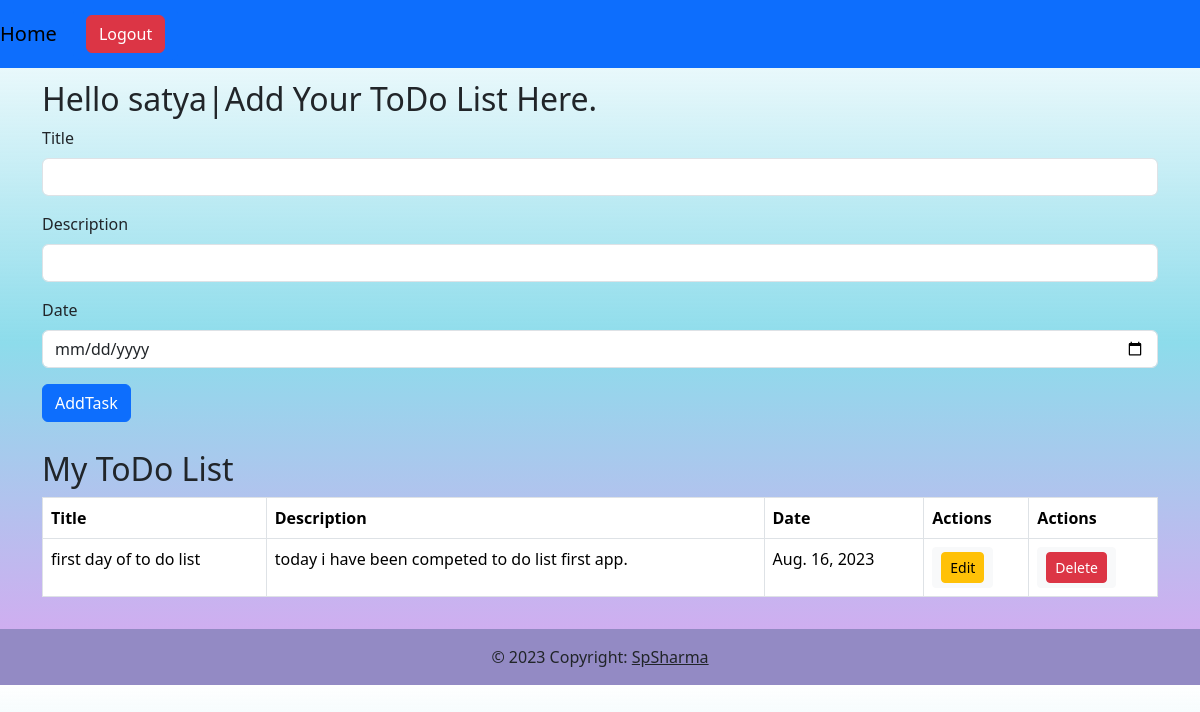
Screenshot of / (signed in) with the database file from the repository.
### myapp/models.py (models this page shows, shortened)
class Tasklist(models.Model):
    user = models.ForeignKey(User,on_delete=models.CASCADE)
    title = models.CharField(max_length=40)
    description = models.TextField()
    date = models.DateField()

### myapp/views.py (the view)
# urls.py: path('',views.index,name='home'),
def index(request):
    if request.user.is_authenticated:
        obj = Tasklist.objects.all().filter(user=request.user)
        context ={
            'tasks':obj
        }
        return render(request,'home.html',context)
    else:
        return redirect('/')

### templates/home.html (shortened to what this page needs)
<!DOCTYPE html>
<html lang="en">
<head>
    <link href="https://cdn.jsdelivr.net/npm/bootstrap@5.3.1/dist/css/bootstrap.min.css" rel="stylesheet"
>
</head>
<body>
    <div>
        <nav class="navbar navbar-expand-lg navbar-light bg-primary">
            <a class="navbar-brand" href="#">Home</a>
            <a class="btn btn-primary float-right" href="signout" role="button"><button type="button"
                    class="btn btn-danger">Logout</button></a>
        </nav>
    </div>
    <div class="py-2 container">
        <h2 class="mt-1">Hello {{request.user}}|Add Your ToDo List Here.</h2>
        <form action="addtask" method="post">
            <div class="mb-3">
                <label for="exampleInputtext1" class="form-label">Title</label>
                <input type="text" class="form-control" id="" name="title" value="">
            </div>
            <div class="mb-3">
                <label for="" class="form-label">Description</label>
                <input type="text" class="form-control" id="" name="description" value="">
            </div>
            <div class="mb-3">
                <label for="exampleInputnumber1" class="form-label">Date</label>
                <input type="date" class="form-control" id="exampleInputdate1" name="date" value="">
            </div>
            <button type="submit" class="btn btn-primary">AddTask</button>
        </form>
    </div>
    <div class="py-3 container">
        <h2 class="mt-1">My ToDo List </h2>
        <table class="table table-bordered">
            <thead class="thead-dark">
                <tr>
                    <th scope="col">Title</th>
                    <th scope="col">Description</th>
                    <th scope="col">Date</th>
                    <th scope="col">Actions</th>
                    <th scope="col">Actions</th>
                </tr>
            </thead>
            <tbody>
                <tr>
                    {% for i in tasks%}
                    <td>{{i.title}}</td>
                    <td>{{i.description}}</td>
                    <td>{{i.date}}</td>
                    <td><a class="btn btn-light btn-sm" href="edit/{{i.id}}" role="button"><button type="button"
                                class="btn btn-warning btn-sm">Edit</button></a></td>
                    <td><a class="btn btn-light btn-sm" href="delete/{{i.id}}" role="button"><button type="button"
                                class="btn btn-danger btn-sm">Delete</button></a></td>
                </tr>
                {% endfor %}
            </tbody>
        </table>
    </div>
    <div class="">
        <footer class="text-center text-white" style="background-color: #b7acf5;">
            <div class="text-center text-dark p-3" style="background-color: rgba(0, 0, 0, 0.2);">
                © 2023 Copyright:
                <a class="text-dark" href="#">SpSharma</a>
            </div>
        </footer>
    </div>
</body>
</html>

### templates/home.html (style rules this page uses)
body { background-image: linear-gradient(rgba(243, 175, 175, 0), rgb(141, 220, 235),rgb(220, 165, 241)); }

### rows the page displays
Tasklist: title "first day of to do list", description "today i have been competed to do list first app.", date "Aug. 16, 2023"

### other values shown
{{ request.user }} "satya"
